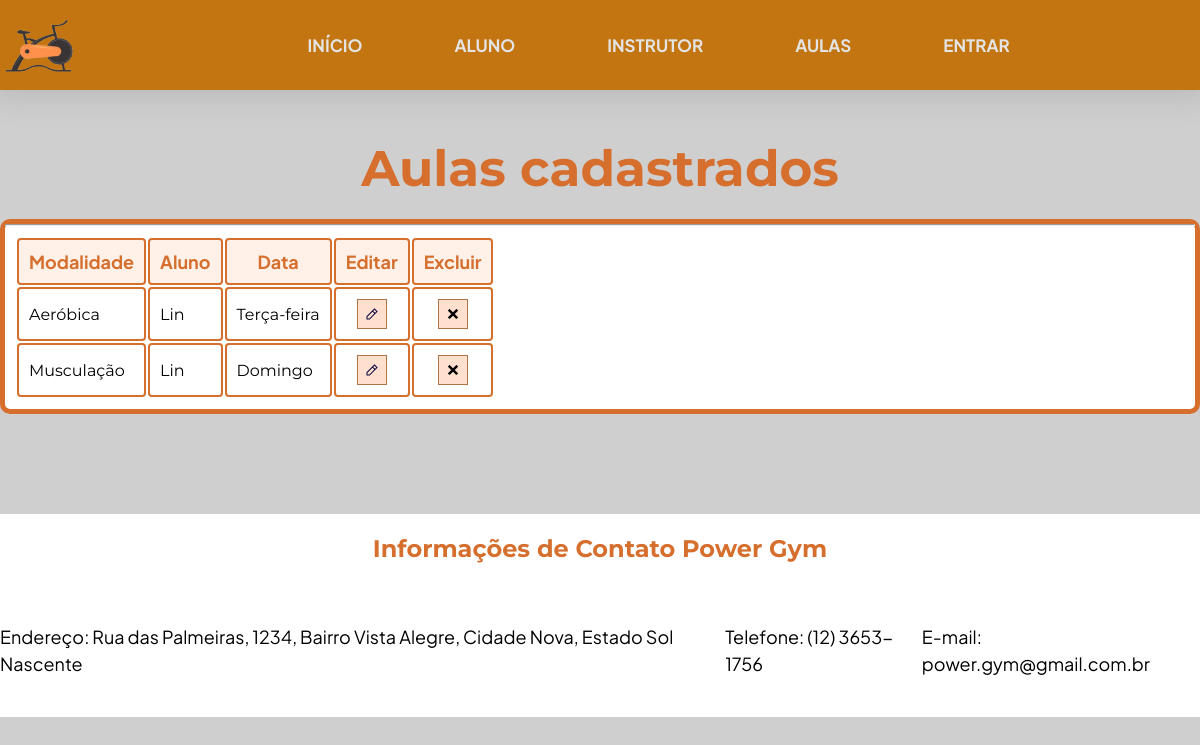
The app's page /aulas_instrutor.php (signed in) with its own data.
### tables this page shows
CREATE TABLE `aulas` (
  `aula_cod` int(11) NOT NULL,
  `aula_tipo` enum('Pilates','Crossfit','Musculação','Yoga','Aeróbica','Ginástica','Alongamento','Luta') NOT NULL,
  `aula_data` enum('Segunda-feira','Terça-feira','Quarta-feira','Quinta-feira','Sexta-feira','Sábado','Domingo') NOT NULL,
  `fk_instrutor_cod` int(11) NOT NULL,
  `fk_aluno_cod` int(11) NOT NULL
);

CREATE TABLE `alunos` (
  `aluno_cod` int(11) NOT NULL,
  `aluno_nome` varchar(256) NOT NULL,
  `aluno_email` varchar(256) NOT NULL,
  `aluno_senha` varchar(64) NOT NULL,
  `aluno_cpf` varchar(24) NOT NULL,
  `aluno_endereco` varchar(512) NOT NULL,
  `aluno_telefone` varchar(24) NOT NULL
);

### aulas_instrutor.php (the view, shortened to what this page needs)
<?php
include './php/conexao.php';
$sql = "SELECT a.aula_tipo, a.aula_data, al.aluno_nome, a.aula_cod FROM aulas a
LEFT JOIN alunos al ON a.fk_aluno_cod = al.aluno_cod
WHERE a.fk_instrutor_cod = ?";
$stmt = $conexao->prepare($sql);
$stmt->bind_param("i", $_SESSION['id']);
$stmt->execute();
$aulas = $stmt->get_result();
?>
<!DOCTYPE html>
<html lang="en">
<head>
    <link rel="stylesheet" href="pagAluno.css">
    <?php include './head.php' ?>
</head>
<body>
    <?php include './header.php' ?>
    <div class="container">
    <h1>Aulas cadastrados</h1>
    <div class="tabela-div">
    <table>
        <hr>
        <thead>
            <tr>
                <th>Modalidade</th>
                <th>Aluno</th>
                <th>Data</th>
                <th>Editar</th>
                <th>Excluir</th>
            </tr>
        </thead>
        <tbody>
            <?php
            if ($aulas->num_rows >0 ){
                while($linha = $aulas->fetch_assoc()){
                echo"<tr><td>".$linha['aula_tipo']."</td><td>".$linha['aluno_nome']."</td><td>".$linha['aula_data']."</td><td><button class='editar' onclick='editarAula({$linha['aula_cod']}, recarregar)'><img src='./img/edit.svg' class='tablebutton'></button></td><td><button class='editar' onclick='excluirAula({$linha['aula_cod']}, recarregar)'><img src=\"./img/cancel.svg\" class='tablebutton'></button></td></tr>";
                }
            }
            ?>
        </tbody>
    </table>
    </div>
</body>
<?php include './footer.php' ?>
</html>

### pagAluno.css (style rules this page uses)
* { margin: 0; }
body { display: flex; justify-content: center; align-items: center; flex-direction: column; }
html { background-color: rgb(207, 207, 207); }
.container { margin-top: 4%; }
.container h1 { color: #d66e2d; text-align: center; font-size: 50px; font-family: "Montserrat", sans-serif; font-optical-sizing: auto; }
.tabela-div { border: #d66e2d solid 5px; border-radius: 10px; margin-top: 20px; background-color: white; margin-left: auto; margin-right: auto; }
th, tr { padding: 20px; }
.editar { width: 30px; height: 30px; display: flex; align-items: center; justify-content: center; margin-left: auto; margin-right: auto; background-color: #ffe0ce; border: solid 1px #ad7649; cursor: pointer; }
table { padding: 10px; border-radius: 10px; }
td, th, .botaoCadastar { border: #d66e2d solid 2px; border-radius: 4px; padding: 10px; }
th, .botaoCadastar { font-size: 18px; font-family: "Plus Jakarta Sans", sans-serif; font-optical-sizing: auto; background-color: #ffe5d084; color: #d66e2d; }
td { font-size: 16px; font-family: "Montserrat", sans-serif; font-optical-sizing: auto; }
.tablebutton { width: 1rem; height: 1rem; }

### records on screen
aulas: aula_tipo "Aeróbica", fk_aluno_cod.aluno_nome "Lin", aula_data "Terça-feira"
aulas: aula_tipo "Musculação", fk_aluno_cod.aluno_nome "Lin", aula_data "Domingo"
